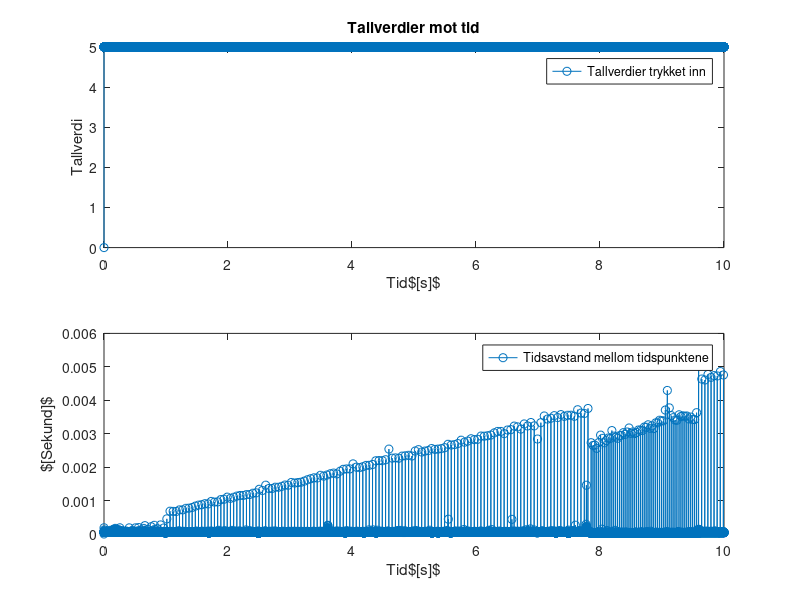

The MATLAB script that drew this image:
%--------------------------------------------------------- 
% h) Nyttige kommandoer:
%
% while, input, if, isempty, tic, toc
%--------------------------------------------------------- 

clear; close all; clc

% initialisering
Tid(1) = 0;
Key(1) = 0;
Ts(1) = 0;

% Start klokken
tic;

% Starter indeks pa 2 fordi forste indeks er alerede initialisert
indeks = 2;
while toc < 10
    bruker_input = input('Skriv et tall: ');

    % Nar brukerinput ikke er tom kjores koden
    if ~isempty(bruker_input)

        % Sett inn nye verdier i vektorene
        Tid(indeks) = toc;
        Key(indeks) = bruker_input;
        Ts(indeks) = Tid(indeks) - Tid(indeks - 1);

        % Pluss 1 til indeksen for neste runde
        indeks = indeks + 1;
    end
end


figure

% Plotter tallverdi over tid
subplot(2,1,1);
plot(Tid, Key, '-o');

title('Tallverdier mot tid')
legend('Tallverdier trykket inn')
ylabel('Tallverdi')
xlabel("Tid{$[s]$}")

% Plotter tidsavstand over tid
subplot(2,1,2);
plot(Tid, Ts, '-o')
legend('Tidsavstand mellom tidspunktene')
ylabel('{$[Sekund]$}')
xlabel("Tid{$[s]$}")